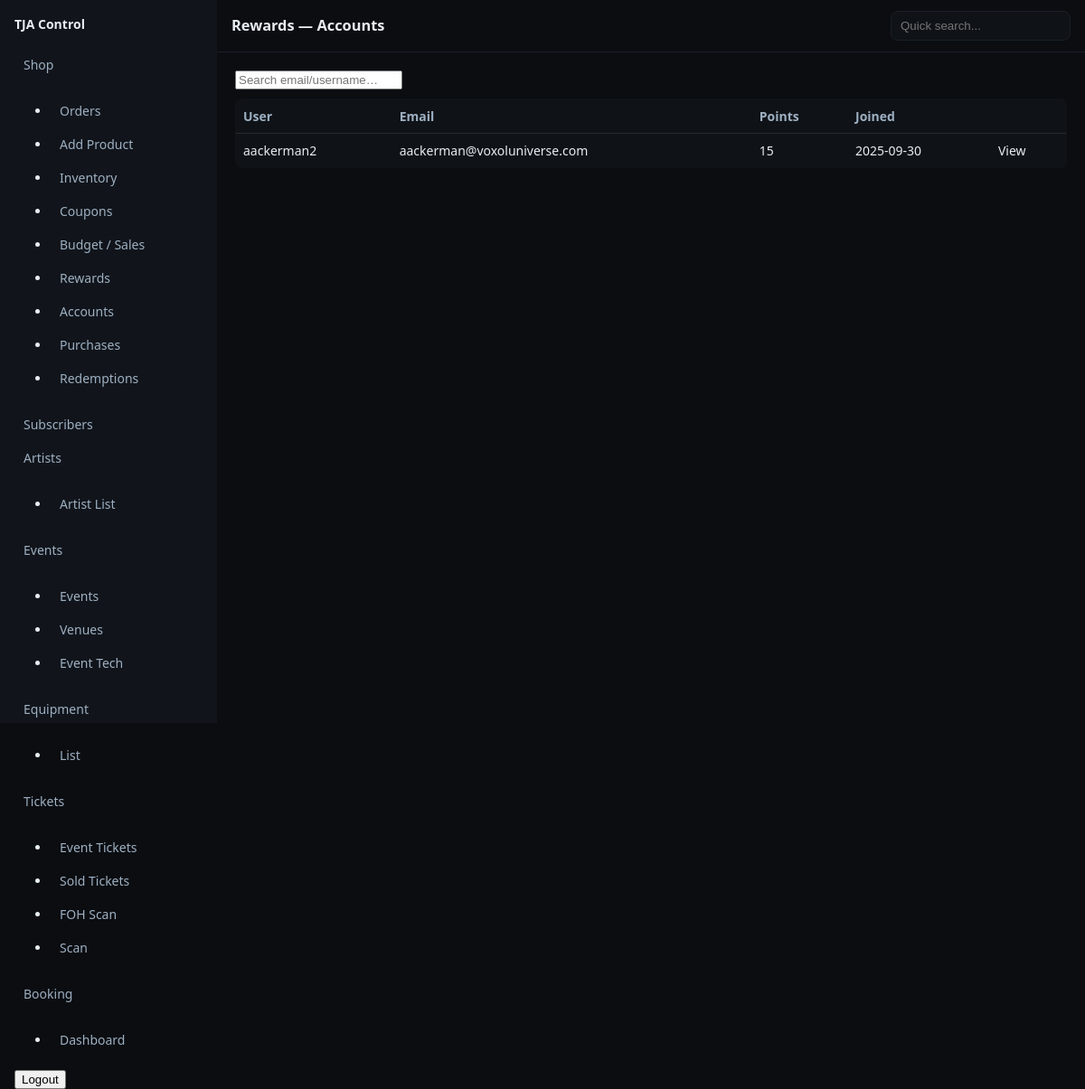
/control/rewards/accounts/ (signed in), run on an earlier commit of the app's database.
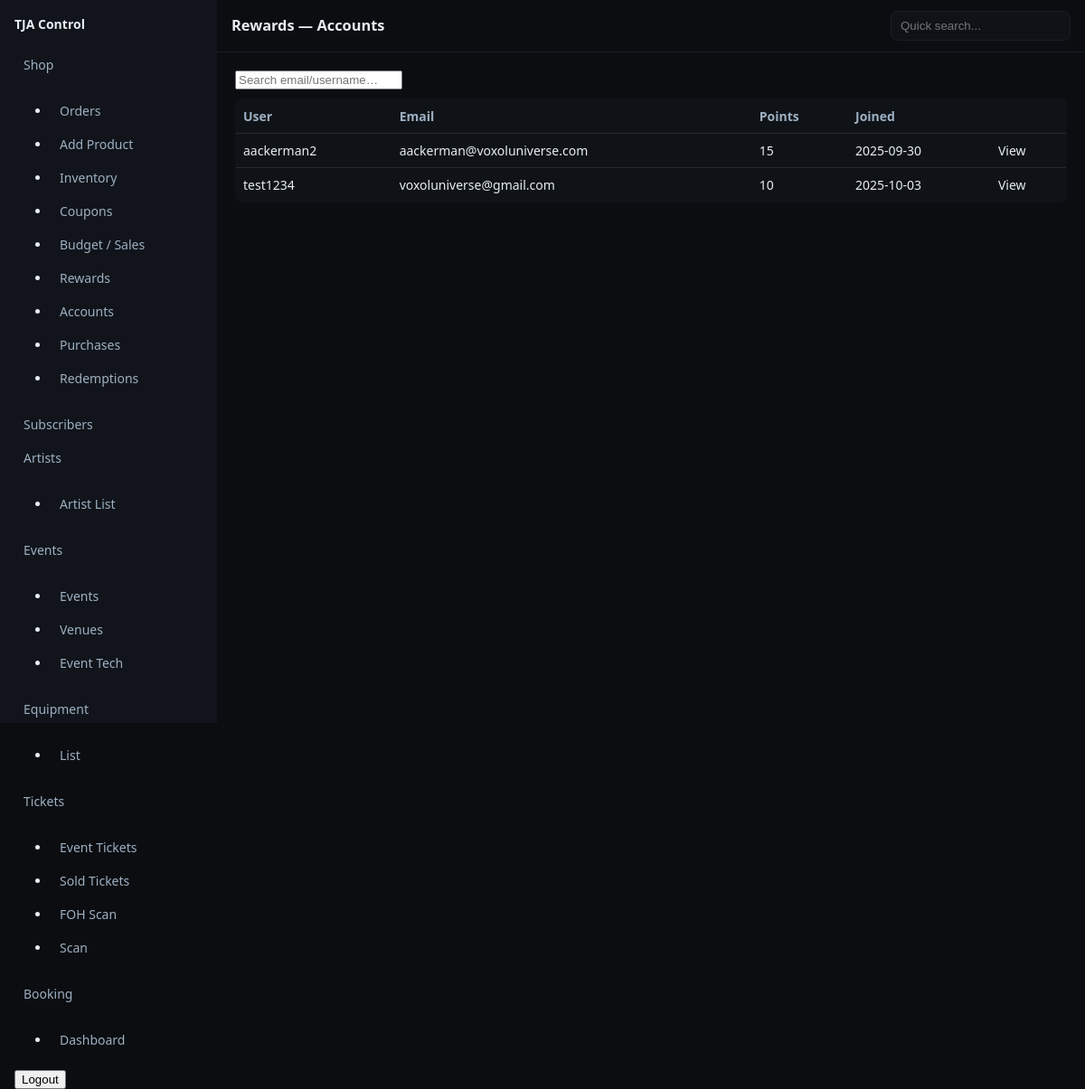
And on a later commit of the database.
### rewards/models.py (models this page shows, shortened)
class RewardsAccount(models.Model):
    user = models.OneToOneField(User, on_delete=models.CASCADE, related_name="rewards")
    points_balance = models.IntegerField(default=0)
    created_at = models.DateTimeField(auto_now_add=True)
    signup_bonus_awarded = models.BooleanField(default=False)

### rewards/control_views.py (the view)
# urls.py: path("accounts/", include("accounts.urls", namespace="accounts")),
@is_super
def accounts(request):
    q = (request.GET.get("q") or "").strip()
    qs = RewardsAccount.objects.select_related("user").order_by("-points_balance")
    if q:
        qs = qs.filter(Q(user__email__icontains=q)|Q(user__username__icontains=q))
    return render(request, "rewards/control/accounts.html", {"accounts": qs[:500], "q": q})

### templates/rewards/control/accounts.html (shortened to what this page needs)
{% extends "controlpanel/dashboard.html" %}{% load static %}
{% block head %}<link rel="stylesheet" href="{% static 'css/rewards_admin.css' %}">{% endblock %}
{% block header %}Rewards — Accounts{% endblock %}
{% block content %}
  <form method="get" class="rw-admin-search">
    <input type="search" name="q" value="{{ q }}" placeholder="Search email/username…">
  </form>
  <table class="table">
    <thead><tr><th>User</th><th>Email</th><th>Points</th><th>Joined</th><th></th></tr></thead>
    <tbody>
    {% for a in accounts %}
      <tr>
        <td>{{ a.user.username }}</td>
        <td>{{ a.user.email }}</td>
        <td>{{ a.points_balance }}</td>
        <td>{{ a.created_at|date:"Y-m-d" }}</td>
        <td><a href="{% url 'control:rewards_control:account_detail' a.user_id %}">View</a></td>
      </tr>
    {% empty %}
      <tr><td colspan="5">No accounts.</td></tr>
    {% endfor %}
    </tbody>
  </table>
{% endblock %}

What changed in the data, as far as the page shows it:
added RewardsAccount: user.username "test1234", user.email "voxoluniverse@gmail.com", points_balance "10", created_at "2025-10-03"
